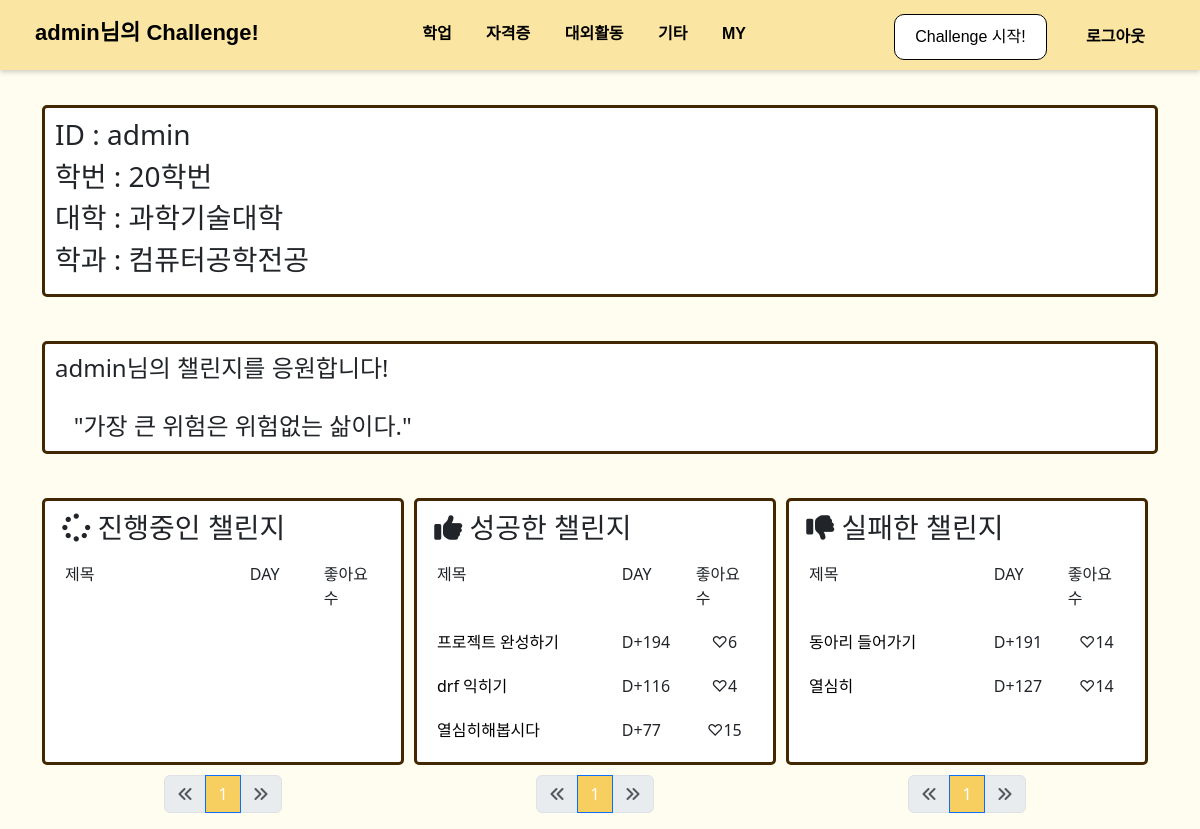
Page /auth/admin/ on the committed database.
### board/models.py (models this page shows, shortened)
class User(AbstractUser):
    number = models.ForeignKey(Number, on_delete=models.SET_NULL, null=True)
    college = models.ForeignKey(College, on_delete=models.SET_NULL, null=True)
    major = models.ForeignKey(Major, on_delete=models.SET_NULL, null=True, blank=True)

class Category(models.Model):
    name = models.CharField(max_length=20)
    slug = models.SlugField(max_length=50, unique=True, allow_unicode=True)
    def __str__(self):
        return self.name
    def get_absolute_url(self):
        return f'/board/{self.slug}'
    class Meta:
        verbose_name_plural = 'Categories'

class Number(models.Model):
    number = models.CharField(max_length=20)
    def __str__(self):
        return self.number

class College(models.Model):
    name = models.CharField(max_length=30)
    slug = models.SlugField(max_length=50, unique=True, allow_unicode=True)
    def __str__(self):
        return self.name

class Major(models.Model):
    name = models.CharField(max_length=30)
    slug = models.SlugField(max_length=50, unique=True, allow_unicode=True)
    college = models.ForeignKey(College, on_delete=models.CASCADE)
    def __str__(self):
        return self.name

class Challenge(models.Model):
    title = models.CharField(max_length=100)
    memo = models.TextField(null=True, blank=True)
    start_date = models.DateField()#auto_now_add=True
    end_date = models.DateField(blank=True, null=True)
    user = models.ForeignKey(User, on_delete=models.CASCADE)
    STATUS_CHOICES = (("0", "진행중"), ("1", "성공"), ("2", "실패"))
    status = models.CharField(max_length=5, choices=STATUS_CHOICES, default=0)
    category = models.ForeignKey(Category, on_delete=models.SET_NULL, null=True)
    like_users = models.ManyToManyField(User, blank=True, related_name='like_challenge')
    def __str__(self):
        return f'{self.title}'
    def get_absolute_url(self):
        return f'/board/{self.pk}/'
    def get_day(self):
        if (self.status=="0"):
            day = date.today()-self.start_date
        else:
            day = self.end_date-self.start_date
        return day.days

### mypage/models.py (models this page shows)
class LifeQuotes(models.Model):
    sentence = models.CharField(max_length=300)

### mypage/views.py (the view)
# urls.py: path('<str:username>/', views.user_detail, name='detail')
def user_detail(request, username):
    user = User.objects.get(username=username)
    challenge_keep_list = Challenge.objects.filter(user=user).filter(status="0")
    challenge_success_list = Challenge.objects.filter(user=user).filter(status="1")
    challenge_failure_list = Challenge.objects.filter(user=user).filter(status="2")
    random_quote = LifeQuotes.objects.order_by('?').first()
    page = request.GET.get("page", "1")
    paginator_keep = Paginator(challenge_keep_list, 5)
    paginator_success = Paginator(challenge_success_list, 5)
    paginator_failure = Paginator(challenge_failure_list, 5)
    page_keep = paginator_keep.get_page(page)
    page_success = paginator_success.get_page(page)
    page_failure = paginator_failure.get_page(page)
    return render(request, 'mypage/my_detail.html', {
        'challenge_keep_list': page_keep,
        'challenge_success_list': page_success,
        'challenge_failure_list': page_failure,
        'user':user,
        'categories': Category.objects.all(),
        'life_quotes': random_quote
    })

### mypage/templates/mypage/my_detail.html (shortened to what this page needs)
<!DOCTYPE html>
{% load static %}
<html lang="ko">
<head>
    <link href="{% static 'board/css/topmenu.css' %}" rel="stylesheet" type="text/css" media="screen">
    <link href="{% static 'board/bootstrap/bootstrap.min.css' %}" rel="stylesheet" type="text/css" media="screen">
</head>
<body>
{% include 'board/menubar.html' %}<br>
    <div class="container">
        <div class="rounded-box">
            <h3>ID : {{user.username}}</h3>
        <h3>학번 : {{user.number}}</h3>
        <h3>대학 : {{user.college}}</h3>
        {% if user.major %}
        <h3>학과 : {{user.major}}</h3>
        {% else %}
        <h3>학과 : -</h3>
        {% endif %}
        </div><br>
        <h4 class="rounded-box">{{user.username}}님의 챌린지를 응원합니다! <br><br>&nbsp;&nbsp; {{life_quotes.sentence}}</h4><br>
        <div style="display: flex; justify-content: space-between;">
            <div style="flex:1; margin-right:10px; border-radius: 5px;" class="rounded-box">
                <h3>&nbsp;<i class="fa-solid fa-spinner"></i>&nbsp;진행중인 챌린지</h3>
                <table>
                    <thead>
                        <tr><th>제목</th><th>DAY</th><th>좋아요 수</th></tr>
                    </thead>
                </table>
            </div>
            <div style="flex:1; margin-right:10px;" class="rounded-box">
                <h3>&nbsp;<i class="fa-solid fa-thumbs-up"></i>&nbsp;성공한 챌린지</h3>
                <table>
                    <thead>
                        <tr><th>제목</th><th>DAY</th><th>좋아요 수</th></tr>
                    </thead>
                    <tobody>
                        {% for l in challenge_success_list %}
                        <tr>
                            <td><a href={{l.get_absolute_url}}>{{l}}</a></td>
                            <td>D&plus;{{l.get_day}}</td>
                            <td class="my_like"> &#x2661;{{l.like_users.count}}</td>
                        </tr>
                        {% endfor %}
                    </tobody>
                </table>
            </div>
            <div style="flex:1; margin-right:10px;" class="rounded-box">
                <h3>&nbsp;<i class="fa-solid fa-thumbs-down"></i>&nbsp;실패한 챌린지</h3>
                <table>
                    <thead>
                        <tr><th>제목</th><th>DAY</th><th>좋아요 수</th></tr>
                    </thead>
                    <tobody>
                        {% for l in challenge_failure_list %}
                        <tr>
                            <td><a href={{l.get_absolute_url}}>{{l}}</a></td>
                            <td>D&plus;{{l.get_day}}</td>
                            <td class="my_like"> &#x2661;{{l.like_users.count}}</td>
                        </tr>
                        {% endfor %}
                    </tobody>
                </table>
            </div>
        </div>
        <div style="display: flex; justify-content: space-between;">
            <div style="flex:1; margin-right:10px;">
                {% include 'board/pagination_keep.html' %}
            </div>
            <div style="flex:1; margin-right:10px;">
                {% include 'board/pagination_success.html' %}
            </div>
            <div style="flex:1; margin-right:10px;">
                {% include 'mypage/pagination_failure.html' %}
            </div>
        </div>
    </div>
</body>
</html>

### board/templates/board/menubar.html (shortened to what this page needs)
<div class="fixed-top" id="top-menu" style="background-color:#FBE5A3;">
    <div id="menubar-left">
        {% if user.is_authenticated %}
        <a class="navbar-brand" href="{% url 'user:main' %}"><b>{{user.username}}님의 Challenge!</b></a>
        {% else %}
        <a class="navbar-brand" href="{% url 'user:main' %}"><b>Challenge!</b></a>
        {% endif %}
    </div>
    <div id="menubar-center">
        {% for c in categories %}
        <a href={{c.get_absolute_url}}>{{c}}</a>
        {% endfor %}
        <a href="#" onclick="checkMY()">MY</a>
    </div>
    <div id="menubar-right">
        <div class="button-container">
            <button class="start_button" type="button" onclick="checkStart()">Challenge 시작!</button>
        </div>
        {% if user.is_authenticated %}
        <a href="{% url 'user:logout' %}" class="top-login-button">로그아웃</a>
        {% else %}
        <a href="{% url 'user:login' %}" class="top-login-button">로그인</a>
        {% endif %}
    </div>
</div>
<div style="padding-top:71px"></div>

### board/static/board/css/topmenu.css (style rules this page uses)
#top-menu { font-family: Arial, sans-serif; margin: 0; padding: 0; background-color: #FBE5A3; color: black; font-weight: bold; display: flex; justify-content: space-between; padding: 10px 20px; box-shadow: 0px 2px 5px rgba(0, 0, 0, 0.2); }
#menubar-left { padding-top: 6px; font-size:22px; }
#menubar-center { padding-top: 12px; }
#top-menu a { text-decoration: none; margin: 0 15px; }
#top-menu a:link, a:visited { color: inherit; }
#menubar-right { padding-top: 4px; }
.button-container { display: inline-block; }
.start_button { background: white; color: black; border: 1px solid black; padding: 10px 20px; border-radius: 10px; cursor: pointer; }
.top-login-button { padding: 10px 20px; cursor: pointer; }

### mypage/templates/mypage/my_detail.html (style rules this page uses)
body { background-color: #FFFDF0; }
.rounded-box { border: 3px solid #422700; border-radius: 5px; padding: 10px; margin: 10px 0; background-color: #ffffff; }
th:first-child, td:first-child { width: 55%; }
th:nth-child(2), td:nth-child(2) { width: 22%; }
th:nth-child(3), td:nth-child(3) { width: 23%; }
td, th { text-align: left; padding: 10px; height: 20px; }
td.my_like { text-align: center; }
table thead { height: 60px; vertical-align: top; }
thead th { font-weight: normal; }
td a { color: black; text-decoration: none; }

### rows in the picture
User: username "admin", number "20학번", college "과학기술대학", major "컴퓨터공학전공"
Category: name "학업"
Category: name "자격증"
Category: name "대외활동"
Category: name "기타"
LifeQuotes: sentence "\"가장 큰 위험은 위험없는 삶이다.\""
Challenge: title "프로젝트 완성하기", get_day "194", like_users.count "6"
Challenge: title "drf 익히기", get_day "116", like_users.count "4"
Challenge: title "열심히해봅시다", get_day "77", like_users.count "15"
Challenge: title "동아리 들어가기", get_day "191", like_users.count "14"
Challenge: title "열심히", get_day "127", like_users.count "14"

### other values in the picture
{{ page_number }} "1"
